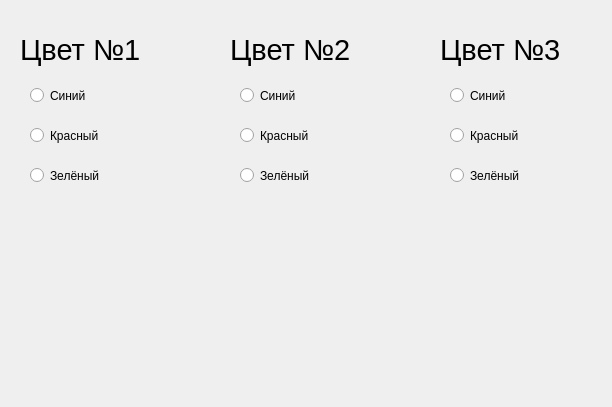
<?xml version="1.0" encoding="UTF-8"?>
<ui version="4.0">
 <class>Form</class>
 <widget class="QWidget" name="Form">
  <property name="geometry">
   <rect>
    <x>0</x>
    <y>0</y>
    <width>612</width>
    <height>407</height>
   </rect>
  </property>
  <property name="windowTitle">
   <string>Form</string>
  </property>
  <widget class="QLabel" name="label">
   <property name="geometry">
    <rect>
     <x>20</x>
     <y>20</y>
     <width>161</width>
     <height>61</height>
    </rect>
   </property>
   <property name="text">
    <string>&lt;html&gt;&lt;head/&gt;&lt;body&gt;&lt;p&gt;&lt;span style=&quot; font-size:22pt;&quot;&gt;Цвет №1&lt;/span&gt;&lt;/p&gt;&lt;/body&gt;&lt;/html&gt;</string>
   </property>
  </widget>
  <widget class="QLabel" name="label_2">
   <property name="geometry">
    <rect>
     <x>230</x>
     <y>20</y>
     <width>161</width>
     <height>61</height>
    </rect>
   </property>
   <property name="text">
    <string>&lt;html&gt;&lt;head/&gt;&lt;body&gt;&lt;p&gt;&lt;span style=&quot; font-size:22pt;&quot;&gt;Цвет №2&lt;/span&gt;&lt;/p&gt;&lt;/body&gt;&lt;/html&gt;</string>
   </property>
  </widget>
  <widget class="QLabel" name="label_3">
   <property name="geometry">
    <rect>
     <x>440</x>
     <y>20</y>
     <width>161</width>
     <height>61</height>
    </rect>
   </property>
   <property name="text">
    <string>&lt;html&gt;&lt;head/&gt;&lt;body&gt;&lt;p&gt;&lt;span style=&quot; font-size:22pt;&quot;&gt;Цвет №3&lt;/span&gt;&lt;/p&gt;&lt;/body&gt;&lt;/html&gt;</string>
   </property>
  </widget>
  <widget class="QRadioButton" name="rdbtn_11">
   <property name="geometry">
    <rect>
     <x>30</x>
     <y>80</y>
     <width>141</width>
     <height>31</height>
    </rect>
   </property>
   <property name="text">
    <string>Синий</string>
   </property>
   <attribute name="buttonGroup">
    <string notr="true">group_1</string>
   </attribute>
  </widget>
  <widget class="QRadioButton" name="rdbtn_12">
   <property name="geometry">
    <rect>
     <x>30</x>
     <y>120</y>
     <width>141</width>
     <height>31</height>
    </rect>
   </property>
   <property name="text">
    <string>Красный</string>
   </property>
   <attribute name="buttonGroup">
    <string notr="true">group_1</string>
   </attribute>
  </widget>
  <widget class="QRadioButton" name="rdbtn_13">
   <property name="geometry">
    <rect>
     <x>30</x>
     <y>160</y>
     <width>141</width>
     <height>31</height>
    </rect>
   </property>
   <property name="text">
    <string>Зелёный</string>
   </property>
   <attribute name="buttonGroup">
    <string notr="true">group_1</string>
   </attribute>
  </widget>
  <widget class="QRadioButton" name="rdbtn_23">
   <property name="geometry">
    <rect>
     <x>240</x>
     <y>160</y>
     <width>141</width>
     <height>31</height>
    </rect>
   </property>
   <property name="text">
    <string>Зелёный</string>
   </property>
   <attribute name="buttonGroup">
    <string notr="true">group_2</string>
   </attribute>
  </widget>
  <widget class="QRadioButton" name="rdbtn_22">
   <property name="geometry">
    <rect>
     <x>240</x>
     <y>120</y>
     <width>141</width>
     <height>31</height>
    </rect>
   </property>
   <property name="text">
    <string>Красный</string>
   </property>
   <attribute name="buttonGroup">
    <string notr="true">group_2</string>
   </attribute>
  </widget>
  <widget class="QRadioButton" name="rdbtn_21">
   <property name="geometry">
    <rect>
     <x>240</x>
     <y>80</y>
     <width>141</width>
     <height>31</height>
    </rect>
   </property>
   <property name="text">
    <string>Синий</string>
   </property>
   <attribute name="buttonGroup">
    <string notr="true">group_2</string>
   </attribute>
  </widget>
  <widget class="QRadioButton" name="rdbtn_33">
   <property name="geometry">
    <rect>
     <x>450</x>
     <y>160</y>
     <width>141</width>
     <height>31</height>
    </rect>
   </property>
   <property name="text">
    <string>Зелёный</string>
   </property>
   <attribute name="buttonGroup">
    <string notr="true">group_3</string>
   </attribute>
  </widget>
  <widget class="QRadioButton" name="rdbtn_32">
   <property name="geometry">
    <rect>
     <x>450</x>
     <y>120</y>
     <width>141</width>
     <height>31</height>
    </rect>
   </property>
   <property name="text">
    <string>Красный</string>
   </property>
   <attribute name="buttonGroup">
    <string notr="true">group_3</string>
   </attribute>
  </widget>
  <widget class="QRadioButton" name="rdbtn_31">
   <property name="geometry">
    <rect>
     <x>450</x>
     <y>80</y>
     <width>141</width>
     <height>31</height>
    </rect>
   </property>
   <property name="text">
    <string>Синий</string>
   </property>
   <attribute name="buttonGroup">
    <string notr="true">group_3</string>
   </attribute>
  </widget>
  <widget class="QLabel" name="label_main">
   <property name="geometry">
    <rect>
     <x>20</x>
     <y>280</y>
     <width>301</width>
     <height>41</height>
    </rect>
   </property>
   <property name="text">
    <string/>
   </property>
  </widget>
 </widget>
 <resources/>
 <connections/>
 <buttongroups>
  <buttongroup name="group_1"/>
  <buttongroup name="group_2"/>
  <buttongroup name="group_3"/>
 </buttongroups>
</ui>
